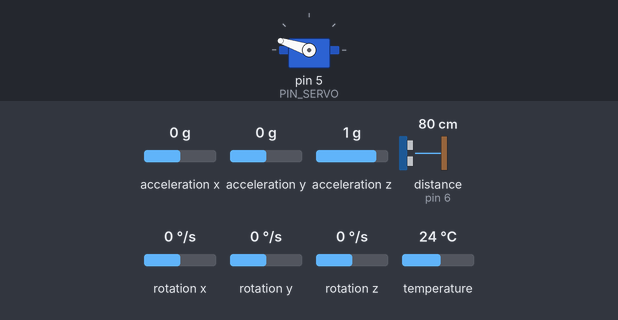
The sketch below on a simulated Arduino Leonardo, built with avr-gcc and run on an emulated ATmega32U4. On the bench: servo. Inputs (shaded band) come from the test bench; at power-on: distance to the obstacle (sensor on pin 6) 80 cm, acceleration x 0 g, acceleration y 0 g, acceleration z 1 g, rotation x 0 °/s, rotation y 0 °/s, rotation z 0 °/s, temperature 24 °C. The echo pulse lasts 58.3 µs per cm; what the sketch prints to the serial monitor is not drawn.

Above: at 3.7 s.
3.8 s: distance to the obstacle (sensor on pin 6) set to 2 cm
At 4.6 s:
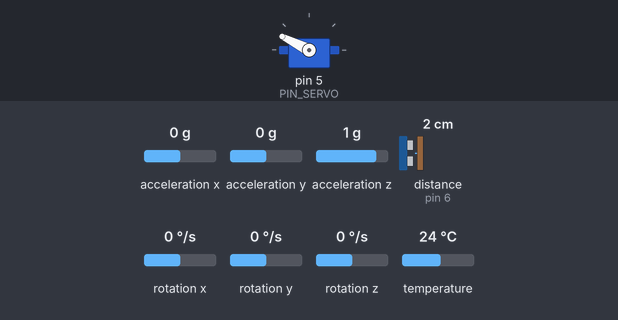
5.3 s: distance to the obstacle (sensor on pin 6) set to 9 cm
At 5.7 s:
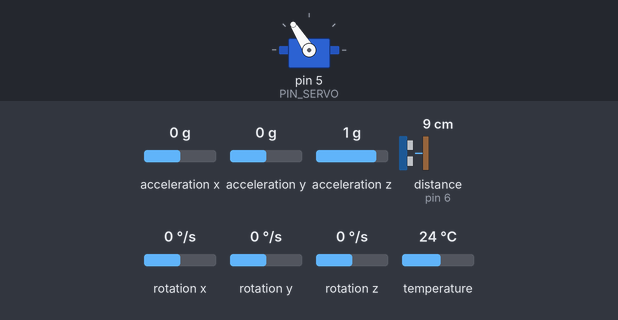
6.8 s: distance to the obstacle (sensor on pin 6) set to 35 cm
At 8.0 s:
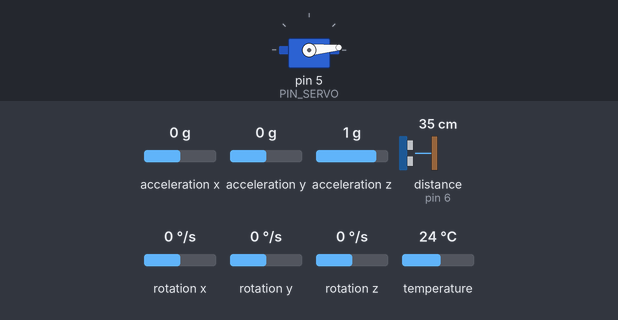
Timing chart, 0 to 9.8 s (numbered marks = the images above; inputs shaded):
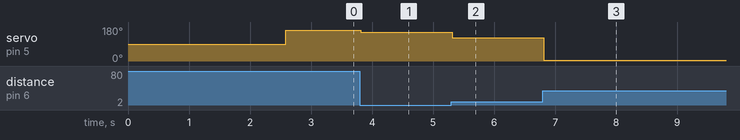

Measured:
- after the input at 3.8 s, servo on pin 5 (PIN_SERVO): 162° → 153° at once
- after the input at 5.3 s, servo on pin 5 (PIN_SERVO): 153° → 122° at once
- after the input at 6.8 s, servo on pin 5 (PIN_SERVO): 122° → 5° at once

The sketch:

TP.ino
```cpp
#include <NewPing.h>
#include <Servo.h>
#include "MisConstantes.h"
#include "Sensores.h"
#include "MiServo.h"
#include "Herramientas.h"
#include "Controlador.h"
#include "Observador.h"

unsigned long t_inicio_loop;
unsigned long t_actual;
unsigned long t_envio;  // ciclo transferencia datos a simulink
unsigned long t_servo;
unsigned long t_sonar;
static bool servo_up = true;

NewPing sonar(PIN_TRIG, PIN_ECHO, DISTANCIA_MAX);
Servo servo;
Adafruit_MPU6050 mpu;

sensors_event_t a, g, temp;
float filter_angle;
float desvio_accel;

enum variables_regresion {Y, U};
float datos_regresion[2]; // [y_n u_n]

float referencia_d = 16.0;
float referencia_p = 0.0;
float distancia;
float posicion;
float derivativo_acumulado;
float integral_acumulado;

circular_t e = crear_cola(3); // posición de carrito
circular_t u = crear_cola(3); // angulo de servo

float datos_observador[4];

void setup() {
  Serial.begin(115200);

  while (!Serial) delay(10);  // will pause Zero, Leonardo, etc until serial console opens
  if (!mpu.begin()) {         // Try to initialize!
    Serial.println("Failed to find MPU6050 chip");
    while (1) {
      delay(10);
    }
  }
  Serial.println("MPU6050 Found!");

  mpu.setAccelerometerRange(MPU6050_RANGE_8_G);
  mpu.setGyroRange(MPU6050_RANGE_500_DEG); //2000
  mpu.setFilterBandwidth(MPU6050_BAND_44_HZ);

  Serial.println("");
  delay(100);

  servo.attach(PIN_SERVO, SERVO_MIN, SERVO_MAX);
  inicializar_servo(servo); // se pone la barra en horizontal
  delay(200);

  filter_angle = 0.0;
  float suma_accel = 0.0;
  for (int i = 0; i < 100; i++) { // calcula desvio para calibrar a 0°
    mpu.getEvent(&a, &g, &temp);
    suma_accel += get_angle_acceleration(a);
  }
  desvio_accel = suma_accel / 100;

  for(int i=0; i<2; i++){
    datos_regresion[i] = 0.0;
  }

  derivativo_acumulado = 0.0;
  integral_acumulado = 0.0;

  cola_init(&e);
  cola_init(&u);

  for(int i=0; i<4; i++){
    datos_observador[i] = 0.0;
  }

  t_envio = 0;  // ciclo transferencia datos a simulink
  t_servo = 0;
  t_sonar = 0;

  t_inicio_loop = micros();
}

void loop() {
  t_actual = micros();

  if (t_actual - t_sonar >= MICROS_SONAR) {
    t_sonar += MICROS_SONAR;
    distancia = distancia_cm(sonar);
  }

  if (t_actual - t_inicio_loop >= MICROS_50HZ) {
    t_inicio_loop += MICROS_50HZ;

    mpu.getEvent(&a, &g, &temp);
    filter_angle = get_angle_filter(a, g, filter_angle, desvio_accel);

    //datos_observador[angReal] = filter_angle;
    //datos_observador[velReal] = g.gyro.x;
    //actualizar_estimadas(datos_observador); // actualizar angReal antes!

    posicion = referencia_d - distancia;
    float error_pos = referencia_p - posicion;
    encolar(error_pos, &e);
    float e0 = dato_n(e,0);
    float e1 = dato_n(e,1);
    float control = control_pd(&derivativo_acumulado,e0,e1);

    encolar(control, &u);

    servo_angulo(servo, dato_n(u,0));
  }

  if(t_actual - t_servo >= MICROS_SERVO){ // cuadrada servos
    t_servo += MICROS_SERVO;
    if(servo_up){
      //referencia_p = 0.0;
      //servo_mid(servo);
      //servo_angulo(servo, -10.0);
      //datos_regresion[U] = servo.read()-90; // read devuelve el último ángulo entre 0 y 180. Resto 90 para centrar en 0
      servo_up = false;
    }
    else{
      //referencia_p = 10.0;
      //servo_max(servo);
      //servo_angulo(servo, 10.0);
      //datos_regresion[U] = servo.read()-90; // read devuelve el último ángulo entre 0 y 180. Resto 90 para centrar en 0
      servo_up = true;
    }
  }


  if (t_actual - t_envio >= MICROS_ENVIO) {
    t_envio += MICROS_ENVIO;

    //datos_regresion[U] = filter_angle;
    //datos_regresion[Y] = ;

    float aux = 16.0 - distancia;
    matlab_send(&aux,1);

    //matlab_send(datos_observador, 4);
  }

}
```

Controlador.cpp
```cpp
#include "Controlador.h"
#include "MisConstantes.h"

float control_bilinear(float* e, float* u){ //entra error (e), sale servo (u)
  return 11.44*e[0] - 18.35*e[1] + 7.356*e[2] + 0.6667*u[1]+0.3333*u[2];
}

float control_p(float e0){ // error de posición en instante k
  float k_p = -1;//-1.5;
  return k_p * e0;
}

float control_d(float* derivativo_acumulado, float e0, float e1){
  float k_d = -0.05;
  float D_k = (2.0/MICROS_50HZ) * (e0 - e1) - *derivativo_acumulado; // D_k = (2/T)*(e_k-e_{k-1}) - D_{k-1}
  *derivativo_acumulado = D_k;
  return k_d * D_k;
}

float control_i(float* integral_acumulado, float e0, float e1){
  float k_i = -0.0000001;
  float I_k = *integral_acumulado + (MICROS_50HZ/2) * (e0 + e1); //I_k = I_{k-1} + T/2 * e_k + T/2 * e_{k-1}
  *integral_acumulado = I_k;
  return k_i * I_k;
}

float control_pd(float* derivativo_acumulado, float e0, float e1){
  float p = control_p(e0);
  float d = control_d(derivativo_acumulado, e0, e1);
  return p + d;
}

float control_pi(float* integral_acumulado, float e0, float e1){
  float p =  control_p(e0);
  float i = control_i(integral_acumulado,e0, e1);
  return p + i;
}

float control_pid(float* derivativo_acumulado, float* integral_acumulado, float e0, float e1){
  float p = control_p(e0);
  float pi = control_pi(integral_acumulado, e0, e1);
  float pd = control_pd(derivativo_acumulado, e0, e1);
  // pi + pd = p + k_i * I_k + p + k_d * D_k = 2p + k_i * I_k
  return pi + pd - p;
}
```

Controlador.h
```cpp
#ifndef Controlador_h
#define Cotrolador_h

float control_bilinear(float* e, float* u);

float control_p(float e0);
float control_d(float* derivativo_acumulado, float e0, float e1);
float control_i(float* integral_acumulado, float e0, float e1);
float control_pd(float* derivativo_acumulado, float e0, float e1);
float control_pi(float* integral_acumulado, float e0, float e1);
float control_pid(float* derivativo_acumulado, float* integral_acumulado, float e0, float e1);

#endif
```

Herramientas.cpp
```cpp
#include "Herramientas.h"

// ================= MATLAB =================

void matlab_test_imu(sensors_event_t a, sensors_event_t g){
  Serial.write("abcd");
  byte * b = (byte *) &a.acceleration.x;
  Serial.write(b, sizeof(float));
  b = (byte *) &a.acceleration.y;
  Serial.write(b, sizeof(float));
  b = (byte *) &a.acceleration.z;
  Serial.write(b, sizeof(float));

  b = (byte *) &g.gyro.x;
  Serial.write(b, sizeof(float));
  b = (byte *) &g.gyro.y;
  Serial.write(b, sizeof(float));
  b = (byte *) &g.gyro.z;
  Serial.write(b, sizeof(float));
}

void matlab_send_angles(float gyros, float accel, float filter){
  Serial.write("abcd");
  byte * b = (byte *) &gyros;
  Serial.write(b, sizeof(float));
  b = (byte *) &accel;
  Serial.write(b, sizeof(float));
  b = (byte *) &filter;
  Serial.write(b, sizeof(float));
}

void matlab_send(float* datos, int cant_datos){
  byte * b = NULL;

  Serial.write("abcd");
  for(int i=0; i<cant_datos; i++){
    b = (byte *) &datos[i];
    Serial.write(b, sizeof(float));
  }

}

// ================= COLA CIRCULAR =================
void cola_init(circular_t* c){
  for(int i=0; i<c->size; i++){
    c->dato[i] = 0.0;
  }
  c->newest_index = 0;
  c->cant = 0;
}

circular_t crear_cola(int cola_size){
  circular_t c;
  c.size = cola_size;
  c.dato = (float*) malloc(cola_size * sizeof(float));
  cola_init(&c);
  return c;
}

void encolar(float dato, circular_t* cola){
  if(cola->size <= 0)
    return;

  cola->dato[cola->newest_index] = dato;
  cola->newest_index++;
  if(cola->newest_index == cola->size)
    cola->newest_index = 0;
  if(cola->cant < cola->size)
    cola->cant++;
}

float dato_n(circular_t c, int n){ // dato n posiciones atrás
  if(n < 0 || n > c.cant) // datos más antiguos que la cantidad guardada
    return 0.0;

  int index = c.newest_index - 1 - n;
  if(index < 0)
    index += c.size;

  return c.dato[index];
} 
```

Herramientas.h
```cpp
#ifndef Herramientas_h
#define Herramientas_h

// ================= MATLAB =================

#include <Adafruit_MPU6050.h>
#include <Adafruit_Sensor.h>
#include <Wire.h>

void matlab_test_imu(sensors_event_t a, sensors_event_t g);
void matlab_send_angles(float gyros, float accel, float filter);
void matlab_send(float* datos, int cant_datos);

// ================= COLA CIRCULAR =================
struct circular_t{
  float* dato;
  int size;
  int newest_index;
  int cant;
};

circular_t crear_cola(int cola_size);
void cola_init(circular_t* c);
void encolar(float dato, circular_t* cola);
float dato_n(circular_t c, int n); // dato n posiciones atrás

#endif
```

MiServo.cpp
```cpp
#include <Arduino.h>
#include "MiServo.h"

void inicializar_servo(Servo &servo){
  servo.writeMicroseconds(SERVO_MID);
  delay(2000);
}

void servo_angulo(Servo &servo, float angulo) {
  float ref_pulso = SERVO_MID + angulo * US_GRADO;
  int pulso_restringido = constrain(ref_pulso, SERVO_MIN, SERVO_MAX);

  servo.writeMicroseconds(pulso_restringido);
}

void servo_min(Servo &servo){ // Tarda aprox 0.75 segundos en hacer 180° => 1.333 Hz
  servo.writeMicroseconds(SERVO_MIN);
  }

void servo_max(Servo &servo){
  servo.writeMicroseconds(SERVO_MAX);
}

void servo_mid(Servo &servo){
  servo.writeMicroseconds(SERVO_MID);
}
```

MiServo.h
```cpp
#ifndef MiServo_h
#define MiServo_h

#include <Servo.h>

/* us de PWM. Los valores min y max están limitados al rango de movimiento de la barra;
no corresponden a los valores extremos del servo motor (-90°, +90°)*/
#define SERVO_MIN 1270 // Lado del servo. Baja mas en este sentido. -20°
#define SERVO_MID 1565
#define SERVO_MAX 1860 // Lado sin  nada. +20°
#define US_GRADO (1860.0-1565.0)/(20.0) // resolucion PWM experimental

void inicializar_servo(Servo &servo);
void servo_angulo(Servo &servo, float angulo);
void servo_min(Servo &servo);
void servo_max(Servo &servo);
void servo_mid(Servo &servo);

#endif
```

MisConstantes.h
```cpp
#ifndef MiConstantes_h
#define MiConstantes_h

#define PIN_POTE A0
#define PIN_TRIG 7
#define PIN_ECHO 6
#define PIN_SERVO 5
#define DISTANCIA_MAX 40   //distancia máxima (cm) que detecta sensor ultrasónico = longitud de la barra
#define VEL_SONIDO 29.287  // us/cm

#define MICROS_EN_SEG 1000000.0

#define MICROS_50HZ 20000
#define MICROS_1HZ 1000000

#define MICROS_ENVIO 20000 // Matlab 0.02 seg
#define MICROS_SERVO 8000000 // 2s
#define MICROS_SONAR 20000 //

#endif
```

Observador.cpp
```cpp
#include "Observador.h"

float A_d[2][2] = {{0,1}, {-116.0, -18.29}};
float B_d[2] = {0, 72.768};
float C_d[2] = {1, 0};
float D_d = 0.0;
float L[2] = {0.5456, -0.0469};

float angulo_est(float* datos_observador){ // angulo de barra estimado =C.x^ + D.u
  return C_d[0]*datos_observador[angEst] + C_d[1]*datos_observador[velEst]; //  + D pero D=0
}

void actualizar_estimadas(float* datos_observador){ // asume datos_observador reales actualizados previamente
  float estimador[2]; //
  float A_aux[2]; // A_d x^_k
  float B_aux[2]; // B_d u_k
  float L_aux[2]; // L (y_k - y^_k)
  float e_y = datos_observador[angReal] - angulo_est(datos_observador); // asume que datos_observador[andReal] fue actualizado

  for(int i=0; i < 2; i++){
    A_aux[i] = A_d[i][0] * datos_observador[angEst] + A_d[i][1] * datos_observador[velEst];
    B_aux[i] = B_d[i] * datos_observador[angReal];
    L_aux[i] = L[i] * e_y;

    estimador[i] = A_aux[i] + B_aux[i] + L_aux[i];
  }
  datos_observador[angEst] = estimador[0];
  datos_observador[velEst] = estimador[1];
}
```

Observador.h
```cpp
#ifndef Observador_h
#define Observador_h

enum variables_observador{
  angEst,      // angulo de barra estimado
  angReal,     // angulo imu
  velEst,      // velocidad angular estimada
  velReal      // velocidad angular giroscopo
};

void actualizar_estimadas(float* datos_observador);

#endif
```

Sensores.cpp
```cpp
#include "Sensores.h"
#include "MisConstantes.h"

// ================= IMU =================

static float dt = MICROS_50HZ / MICROS_EN_SEG; // diferencial de tiempo para el giroscopio

float get_angle_gyro(sensors_event_t g, float last_approx){ //,

  float x = -degrees(g.gyro.x); // rad/s
  float angulo_gx = last_approx + x * dt;

  return angulo_gx;
}

float get_angle_acceleration(sensors_event_t a){

  float y = a.acceleration.y; // horizontal
  float z = -a.acceleration.z; // vertical
  float angulo = degrees(atan2(y,z)); // va de -180 a +180

  return angulo; // 0 si componentes hacia abajo
}

float get_angle_filter(sensors_event_t a, sensors_event_t g, float last_filter, float desvio_a){
  float alpha = 0.05;

  float angle_gyros = get_angle_gyro(g, last_filter);
  float angle_accel = get_angle_acceleration(a) - desvio_a + 0.58;
  return (1 - alpha) * angle_gyros + alpha * angle_accel;
}

unsigned long tiempo_lectura_imu(Adafruit_MPU6050 &mpu, sensors_event_t a, sensors_event_t g, sensors_event_t temp){
    unsigned long antes_imu = micros();
    mpu.getEvent(&a, &g, &temp);
    unsigned long despues_imu = micros();
    return despues_imu - antes_imu;
}

void print_IMU(sensors_event_t a, sensors_event_t g, sensors_event_t temp){
  Serial.print("Acceleration X: ");
  Serial.print(a.acceleration.x);
  Serial.print(", Y: ");
  Serial.print(a.acceleration.y);
  Serial.print(", Z: ");
  Serial.print(a.acceleration.z);
  Serial.println(" m/s^2");

  Serial.print("Rotation X: ");
  Serial.print(g.gyro.x);
  Serial.print(", Y: ");
  Serial.print(g.gyro.y);
  Serial.print(", Z: ");
  Serial.print(g.gyro.z);
  Serial.println(" rad/s");

  Serial.print("Temperature: ");
  Serial.print(temp.temperature);
  Serial.println(" degC");

  Serial.println("");
  delay(1000);
}

// ================= SONAR =================
float distancia_cm(NewPing &sonar){
  unsigned int uS = sonar.ping(DISTANCIA_MAX);  // Tiempo de vuelo ida y vuelta
  return (uS/2) / VEL_SONIDO;
}

unsigned long tiempo_lectura_sonar(NewPing &sonar){ // microsegundos
  unsigned long antes_sonar = micros();
  sonar.ping(DISTANCIA_MAX);
  unsigned long despues_sonar = micros();
  return despues_sonar - antes_sonar;
}

// ================= POTE =================
float angulo_pote(int lectura_pote) {
  return lectura_pote * (270.0 / 1023.0);
}

unsigned long tiempo_lectura_pote(){ // microsegundos
  unsigned long antes_pote = micros();
  int valor_pote = analogRead(PIN_POTE);
  unsigned long despues_pote = micros();
  return despues_pote - antes_pote;
}
```

Sensores.h
```cpp
#ifndef Sensores_h
#define Sensores_h

// ================= iMU =================

#include <Adafruit_MPU6050.h>
#include <Adafruit_Sensor.h>
#include <Wire.h>
#include "MisConstantes.h"

float get_angle_gyro(sensors_event_t g, float last_approx);
float get_angle_acceleration(sensors_event_t a);
float get_angle_filter(sensors_event_t a, sensors_event_t g, float last_filter, float desvio_a);

unsigned long tiempo_lectura_imu(Adafruit_MPU6050 &mpu, sensors_event_t a, sensors_event_t g, sensors_event_t temp);

void print_IMU(sensors_event_t a, sensors_event_t g, sensors_event_t temp);

// ================= SONAR =================

#include <NewPing.h>

float distancia_cm(NewPing &sonar);
unsigned long tiempo_lectura_sonar(NewPing &sonar);

// ================= POTE =================

float angulo_pote(int lectura_pote);

#endif
```
